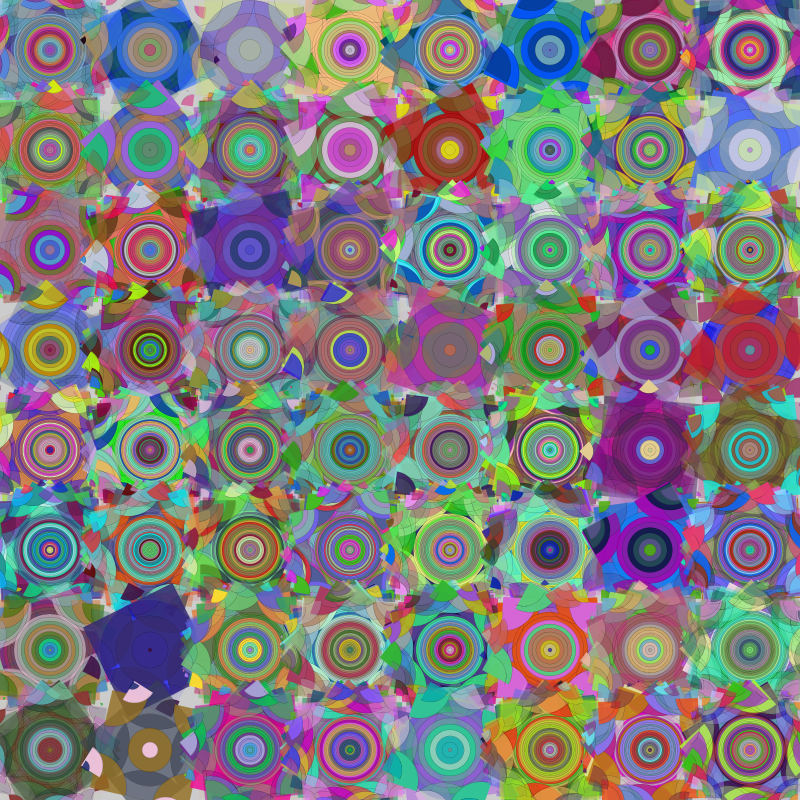
Frame 1 (no input)
Frame 60 (the mouse pressed at the canvas centre just before this capture): identical to frame 1, image omitted
Frame 120 (the mouse held since frame 60 and released just before this capture): identical to frame 1, image omitted

The Processing sketch that drew this single still picture (run headless with seeded random() and noise(); from frame 60 on, the mouse is pressed at the canvas centre):

// Processing sketch: processing_51034
// ── processing_51034.pde


float t_angle = 0;
int hf = 50;
int ctr = 0;
String c;

void setup (){
  size (800, 800);
  smooth();
  textSize(20);
  for (int w = hf; w < width; w+=100){
  for (int h = hf; h < height; h += 100){
    strokeWeight(2);
    ctr++;
    c = String.valueOf(ctr);
    fill(random(200, 250));
    form(w, h, c);
  }
  }
}

void draw (){

}

void form (int x, int y, String c) {
  pushMatrix();
    translate(x, y);
    
    fill(0, 0, 255, random(255));
    float loop = hf/random(1,hf/2);
   for (int i = 100; i > 1; i-= loop){
     strokeWeight(.1);
     ellipse (0, 0, i, i);
     rotate(random(TWO_PI));
     fill(random(255), random(255), random(255), random(255));
      arc(50, 50, i, i, PI, PI+HALF_PI);
      arc(-50, 50, i, i, PI+HALF_PI, TWO_PI);
      arc(50, -50, i, i, HALF_PI, PI);
      arc(-50, -50, i, i, 0, HALF_PI);

 
   } 
 
 
  popMatrix();
}
